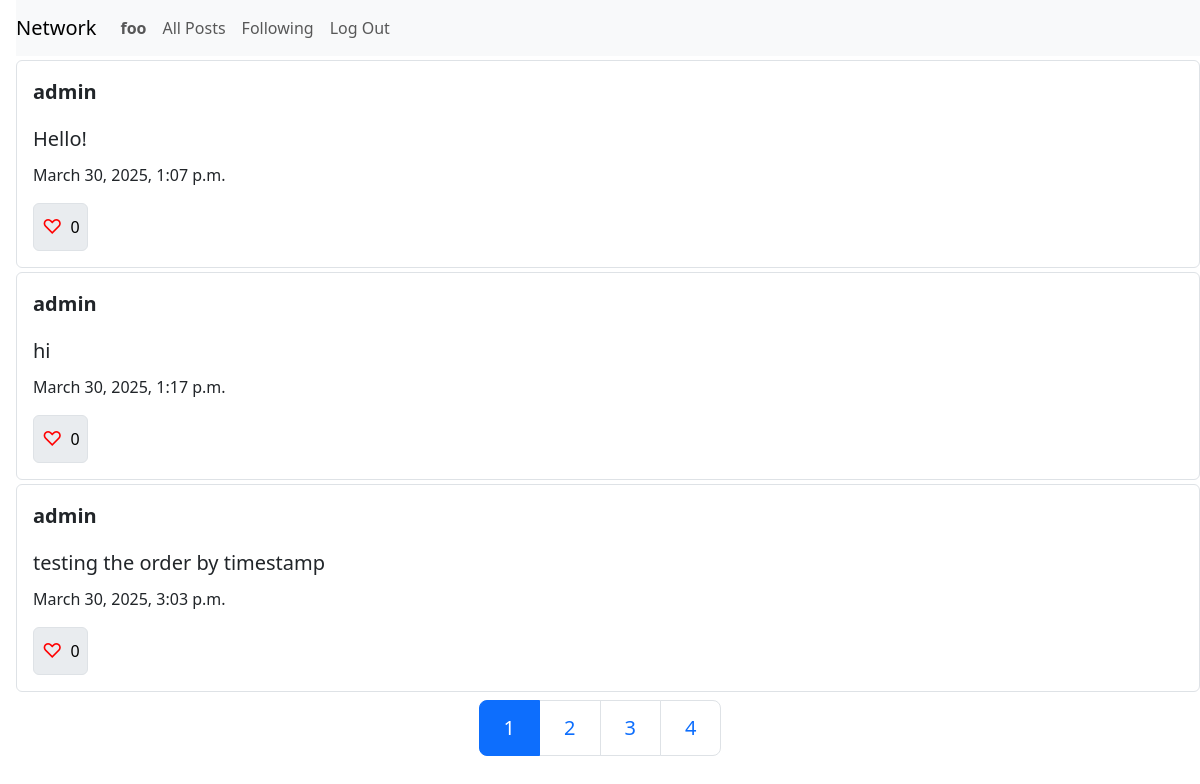
/followings/ (signed in), run on the app's committed database.
### network/models.py (models this page shows, shortened)
class User(AbstractUser):
    def __str__(self):
        return self.username

class Post(models.Model):
    user = models.ForeignKey(User, on_delete=models.CASCADE, related_name='posts')
    content = models.TextField(blank=False, null=False)
    timestamp = models.DateTimeField(auto_now_add=True)
    been_edited = models.BooleanField(default=False)
    likes = models.PositiveIntegerField(default=0)

### network/views.py (the view)
# urls.py: path('followings/', views.followed_posts, name='followed'),
def followed_posts(request):
    user = request.user
    followings = Follow.objects.filter(followers=user, action='Follow').values_list('following', flat=True)
    posts = Post.objects.filter(user__in = followings) # get the posts of the user followings
    liked_post_ids = Likes.objects.filter(user=request.user).values_list('post_id', flat=True)
    p = Paginator(posts, 3)
    page_number = request.GET.get('page')
    page_obj = p.get_page(page_number)
    total_pages = p.page_range
    return render(request, 'network/followed.html', {
        'posts': page_obj,
        'page_obj':page_obj,
        'liked_posts_ids': liked_post_ids,
        'total_pages':total_pages
    })

### network/templates/network/followed.html (shortened to what this page needs)
{% extends 'network/layout.html' %}
{% load static %}
{% block body %}
    {% for post in posts %}
        <div class="card border p-3 w-30 ms-3 mt-1" id="post-div-{{ post.id }}">
            <p class="fs-5 fw-bold">
                <a href="{% url 'profile' post.user.username %}" class="text-decoration-none text-dark">
                    {{ post.user }}
                </a>
            </p>
            <p class="fs-5 text-dark mb-2" id="post-content-{{ post.id }}" style="line-height: 1.6;">{{ post.content }}</p>
            {% if post.been_edited %}
                <p class="fs-6">{{ post.timestamp }} <strong>(edited)</strong></p>
            {% else %}
                <p class="fs-6" id="post-timestamp-{{ post.id }}">{{ post.timestamp }}</p>
            {% endif %}
            {% if post.id in liked_posts_ids %}
                <button id="button-like-{{ post.id }}" class="like-btn liked p-2 border border-1 rounded small-card d-inline-flex align-items-center" style="display: inline-block; width: 55px" data-post-id="{{ post.id }}" {% if request.user == post.user %}disabled{% endif %}>
                    <span class="fs-5" style="color: red;" id="post-like-{{ post.id }}">&#9825;</span>
                    <span class="ms-2" id="likes-count-{{ post.id }}">{{ post.likes }}</span>
                </button>
            {% else %}
                <button id="button-like-{{ post.id }}" class="like-btn unliked p-2 border border-1 rounded small-card d-inline-flex align-items-center" style="display: inline-block; width: 55px" data-post-id="{{ post.id }}" >
                    <span class="fs-5" style="color: red;" id="post-like-{{ post.id }}">&#9825;</span>
                    <span class="ms-2" id="likes-count-{{ post.id }}">{{ post.likes }}</span>
                </button>
            {% endif %}
        </div>
    {% endfor %}
    <nav class="d-flex justify-content-center mt-2">
        <ul class="pagination pagination-lg">
        {% for page_num in total_pages %}
            <li class="page-item {% if page_num == page_obj.number %}active{% endif %}" id="page-num-{{ page_num }}"><a class="page-link" href="?page={{ page_num }}">{{ page_num }}</a></li>
        {% endfor %}
        </ul>
    </nav>
{% endblock %}

### network/templates/network/layout.html (shortened to what this page needs)
{% load static %}
<!DOCTYPE html>
<html lang="en">
    <head>
        <link href="https://cdn.jsdelivr.net/npm/bootstrap@5.3.3/dist/css/bootstrap.min.css" rel="stylesheet">
        <link href="{% static 'network/styles.css' %}" rel="stylesheet">
    </head>
    <body>
        <nav class="navbar navbar-expand-lg navbar-light bg-light ms-3">
            <a class="navbar-brand" href="/">Network</a>
            <div>
              <ul class="navbar-nav mr-auto">
                {% if user.is_authenticated %}
                    <li class="nav-item">
                        <a class="nav-link" href="{% url 'profile' user.username %}"><strong>{{ user.username }}</strong></a>
                    </li>
                {% endif %}
                <li class="nav-item">
                  <a class="nav-link" href="{% url 'index' %}">All Posts</a>
                </li>
                {% if user.is_authenticated %}
                    <li class="nav-item">
                        <a class="nav-link" href="{% url 'followed' %}">Following</a>
                    </li>
                    <li class="nav-item">
                        <a class="nav-link" href="{% url 'logout' %}">Log Out</a>
                    </li>
                {% endif %}
              </ul>
            </div>
          </nav>
        <div class="body">
            {% block body %}
            {% endblock %}
        </div>
    </body>
</html>

### network/static/network/styles.css (style rules this page uses)
.unliked { background-color: var(--bs-secondary-bg); }

### data on the page
User: username "foo"
Post: user "admin", content "Hello!", timestamp "March 30, 2025, 1:07 p.m.", likes "0"
Post: user "admin", content "hi", timestamp "March 30, 2025, 1:17 p.m.", likes "0"
Post: user "admin", content "testing the order by timestamp", timestamp "March 30, 2025, 3:03 p.m.", likes "0"

### other printed values
{{ page_num }} "1" "2" "3" "4"
